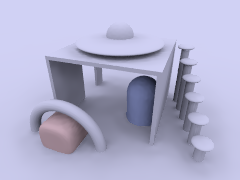
#> input picture Ron/Code/PovRay/doc/html/images/1/12/TutImgRadB13.png, 240 x 180 px
$ python -i movie_maker_before_encoderfix.py   (imports and definitions only)
#> lines starting #> are read from the running program, lines starting #| are printed output that depends on the picture
"""Movie Maker Suite for tkray_tracer.

A full-featured non-linear video editing suite for ray-traced sequences:
- Multi-track timeline (Video clips, Audio overlays, Text & Title overlays)
- Clip editing: Cut/Split, Trim In/Out, Copy/Paste, Reorder, Speed adjustments
- Transitions: Crossfade, Fade-to-Black, Fade-to-White, Directional Wipes
- Text Overlays: Star Wars style perspective crawl, Title cards, Subtitles, HUD telemetry
- Modern Video Export: MP4 (H.264/OpenH264 + AAC) with hardware acceleration support
- Audio muxing directly into exported MP4
- Integrated seamlessly with tkray_tracer's live sequence memory and disk assets.
"""

from __future__ import annotations

import copy
import math
import os
import shutil
import subprocess
import threading
import time
import tkinter as tk
from dataclasses import dataclass, field
from pathlib import Path
from tkinter import colorchooser, filedialog, messagebox, simpledialog, ttk
from typing import Any, Callable, Dict, List, Optional, Tuple

from PIL import Image, ImageDraw, ImageEnhance, ImageFilter, ImageFont, ImageTk

# Locate system FFmpeg executable
POSSIBLE_FFMPEG_PATHS = [
    r"C:\Program Files\BlueStacks_nxt\ffmpeg.exe",
    shutil.which("ffmpeg") or "",
]
FFMPEG_EXE = next((p for p in POSSIBLE_FFMPEG_PATHS if p and os.path.exists(p)), "")


# ==============================================================================
# DATA MODELS
# ==============================================================================

def _natural_sort_key(s: str):
    return [int(text) if text.isdigit() else text.lower() for text in re.split(r"(\d+)", str(s))]


@dataclass
class TimelineClip:
    """Represents a video/frame sequence segment on the timeline with lazy streaming."""
    name: str
    frames: List[Image.Image] = field(default_factory=list)  # In-memory PIL images
    file_paths: List[str] = field(default_factory=list)      # Lazy disk frame paths (PPM, PNG, JPG)
    in_point: int = 0                                       # First used frame index in source
    out_point: int = 0                                      # Last used frame index in source
    speed: float = 1.0                                      # Playback speed multiplier (1.0 = normal)
    transition_type: str = "none"                           # "none", "crossfade", "fade_black", "fade_white", "wipe_left"
    transition_frames: int = 15                             # Duration of transition to NEXT clip
    thumbnail: Optional[Image.Image] = None                 # Thumbnail for timeline display
    _frame_cache: Dict[int, Image.Image] = field(default_factory=dict, repr=False)

    # [25 lines left out: functions __post_init__, _generate_thumbnail, not called in this run]

    @property
    def source_length(self) -> int:
        return len(self.frames) if self.frames else len(self.file_paths)

    # [33 lines left out: functions active_frame_count, get_source_frame, not called in this run]


@dataclass
class AudioTrack:
    """Represents an audio overlay on the timeline."""
    name: str
    file_path: str
    start_frame: int = 0                    # Timeline frame where audio begins
    volume: float = 1.0                     # Volume level (0.0 - 2.0)
    duration_sec: float = 0.0               # Duration in seconds


@dataclass
class TextOverlay:
    """Represents a text or crawl overlay on the timeline."""
    text: str
    style: str = "star_wars_crawl"          # "star_wars_crawl", "title_center", "lower_third", "hud_telemetry"
    start_frame: int = 0
    end_frame: int = 120
    font_size: int = 32
    color: Tuple[int, int, int] = (255, 220, 50)  # Classic crawl yellow
    fade_frames: int = 15                   # Fade in / fade out duration


# ==============================================================================
# TIMELINE ENGINE
# ==============================================================================

class TimelineEngine:
    """Manages clips, transitions, overlays, and renders the composite playhead frame."""

    def __init__(self, fps: int = 30):
        self.fps: int = fps
        self.clips: List[TimelineClip] = []
        self.audio_tracks: List[AudioTrack] = []
        self.text_overlays: List[TextOverlay] = []
        self._font_cache: Dict[Tuple[str, int], ImageFont.FreeTypeFont] = {}

    # [34 lines left out: functions get_system_font, total_frames, not called in this run]

    @property
    def total_duration_seconds(self) -> float:
        return self.total_frames / max(1, self.fps)

    def get_frame_at(self, timeline_frame: int) -> Image.Image:
        """Composite the video, transitions, and text overlays at a given timeline frame."""
        if not self.clips:
            return Image.new("RGB", (800, 600), (15, 18, 24))

        timeline_frame = max(0, min(self.total_frames - 1, timeline_frame))

        # 1. Locate which clip(s) correspond to this frame
        current_offset = 0
        base_img: Optional[Image.Image] = None

        for i, clip in enumerate(self.clips):
            c_len = clip.active_frame_count
            trans_len = 0
            has_next = (i < len(self.clips) - 1)
            if has_next and clip.transition_type != "none":
                trans_len = min(clip.transition_frames, c_len // 2)

            clip_start = current_offset
            clip_end = clip_start + c_len
            trans_start = clip_end - trans_len

            if clip_start <= timeline_frame < clip_end:
                rel_idx = timeline_frame - clip_start
                raw_frame = clip.get_source_frame(rel_idx)

                # Check if we are inside the transition zone to the next clip
                if has_next and trans_len > 0 and timeline_frame >= trans_start:
                    next_clip = self.clips[i + 1]
                    trans_progress = (timeline_frame - trans_start) / max(1, trans_len)
                    next_rel_idx = timeline_frame - trans_start
                    next_frame = next_clip.get_source_frame(next_rel_idx)
                    base_img = self._blend_transition(
                        raw_frame, next_frame, clip.transition_type, trans_progress
                    )
                else:
                    base_img = raw_frame
                break

            current_offset += (c_len - trans_len)

        if base_img is None:
            # Fallback to last frame of last clip
            last_clip = self.clips[-1]
            base_img = last_clip.get_source_frame(last_clip.active_frame_count - 1)

        # Make an editable RGBA copy for overlays
        comp_img = base_img.convert("RGBA")

        # 2. Render Text Overlays
        for overlay in self.text_overlays:
            if overlay.start_frame <= timeline_frame <= overlay.end_frame:
                comp_img = self._apply_text_overlay(comp_img, overlay, timeline_frame)

        return comp_img.convert("RGB")

    # [147 lines left out: functions _blend_transition, _apply_text_overlay, not called in this run]


# ==============================================================================
# MOVIE MAKER STUDIO GUI
# ==============================================================================

class MovieMakerStudio(tk.Toplevel):
    """Full-featured Non-Linear Video Editor Window for tkray_tracer."""

    # [339 lines left out: functions __init__, _build_ui, _build_inspector, _bind_keys, draw_timeline, on_timeline_click, not called in this run]

    def on_timeline_drag(self, event):
        self.on_timeline_click(event)

    # [83 lines left out: functions select_clip, seek_to, update_preview, toggle_play, _playback_loop, not called in this run]

    def on_jump_start(self):
        self.seek_to(0)

    def on_jump_end(self):
        self.seek_to(self.engine.total_frames - 1)

    def on_prev_frame(self):
        self.seek_to(self.current_frame_idx - 1)

    def on_next_frame(self):
        self.seek_to(self.current_frame_idx + 1)

    def on_scrub(self, val):
        if not self.is_playing:
            self.seek_to(int(float(val)))

    # --------------------------------------------------------------------------
    # EDITING ACTIONS (SPLIT, TRIM, COPY, PASTE, DELETE)
    # --------------------------------------------------------------------------
    # [420 lines left out: functions on_split_clip, on_delete_clip, on_copy_clip, on_paste_clip, on_trim_changed, on_speed_changed and 10 more, not called in this run]

>>> import cv2
>>> picture = cv2.imread('../PovRay/doc/html/images/1/12/TutImgRadB13.png', cv2.IMREAD_GRAYSCALE)
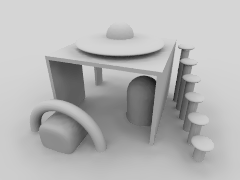
#> picture: shape (180, 240); min 28, max 213, mean 180.1
>>> result = TimelineEngine().get_frame_at(picture)
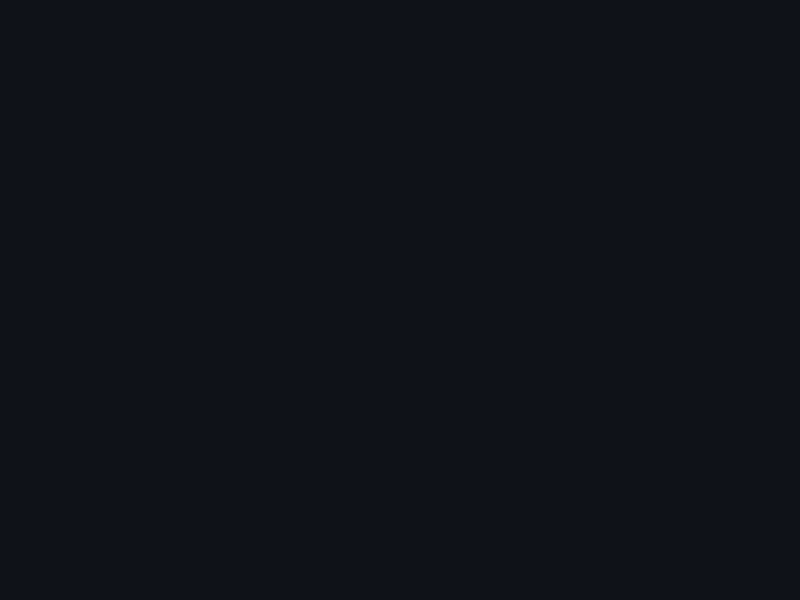
#> result: PIL image 800x600 RGB; mean R, G, B 15, 18, 24
